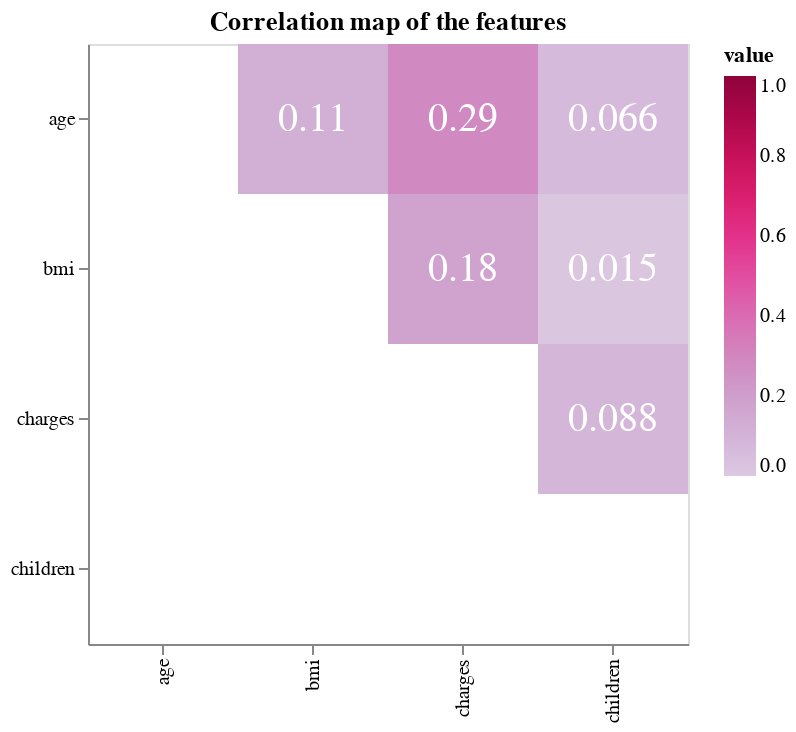

The code cell stored with this chart in its notebook:
### Code cell
corrMatrix_chart

### Figure 1 — Vega-Lite specification as saved in the notebook (floating-point values rounded to 4 significant figures)
{"$schema": "https://vega.github.io/schema/vega-lite/v3.4.0.json", "config": {"mark": {"tooltip": null}, "view": {"height": 300, "width": 400}}, "data": {"name": "data-20faf3530a5fd37e0aa936d4b0b5145f"}, "datasets": {"data-20faf3530a5fd37e0aa936d4b0b5145f": [{"index": "age", "value": null, "variable": "age"}, {"index": "bmi", "value": 0.1134, "variable": "age"}, {"index": "children", "value": 0.06602, "variable": "age"}, {"index": "charges", "value": 0.286, "variable": "age"}, {"index": "age", "value": null, "variable": "bmi"}, {"index": "bmi", "value": null, "variable": "bmi"}, {"index": "children", "value": 0.01536, "variable": "bmi"}, {"index": "charges", "value": 0.1776, "variable": "bmi"}, {"index": "age", "value": null, "variable": "children"}, {"index": "bmi", "value": null, "variable": "children"}, {"index": "children", "value": null, "variable": "children"}, {"index": "charges", "value": null, "variable": "children"}, {"index": "age", "value": null, "variable": "charges"}, {"index": "bmi", "value": null, "variable": "charges"}, {"index": "children", "value": 0.08816, "variable": "charges"}, {"index": "charges", "value": null, "variable": "charges"}]}, "layer": [{"encoding": {"color": {"field": "value", "scale": {"domain": [0, 1], "scheme": "purplered"}, "type": "quantitative"}, "x": {"field": "index", "title": "", "type": "ordinal"}, "y": {"field": "variable", "title": "", "type": "ordinal"}}, "height": 300, "mark": "rect", "title": "Correlation map of the features", "width": 300}, {"encoding": {"color": {"condition": {"test": "(datum.Correlation >= 0.95)", "value": "black"}, "value": "white"}, "text": {"field": "value", "format": ".2", "type": "quantitative"}, "x": {"field": "index", "title": "", "type": "ordinal"}, "y": {"field": "variable", "title": "", "type": "ordinal"}}, "height": 300, "mark": {"baseline": "middle", "fontSize": 20, "type": "text"}, "title": "Correlation map of the features", "width": 300}]}
